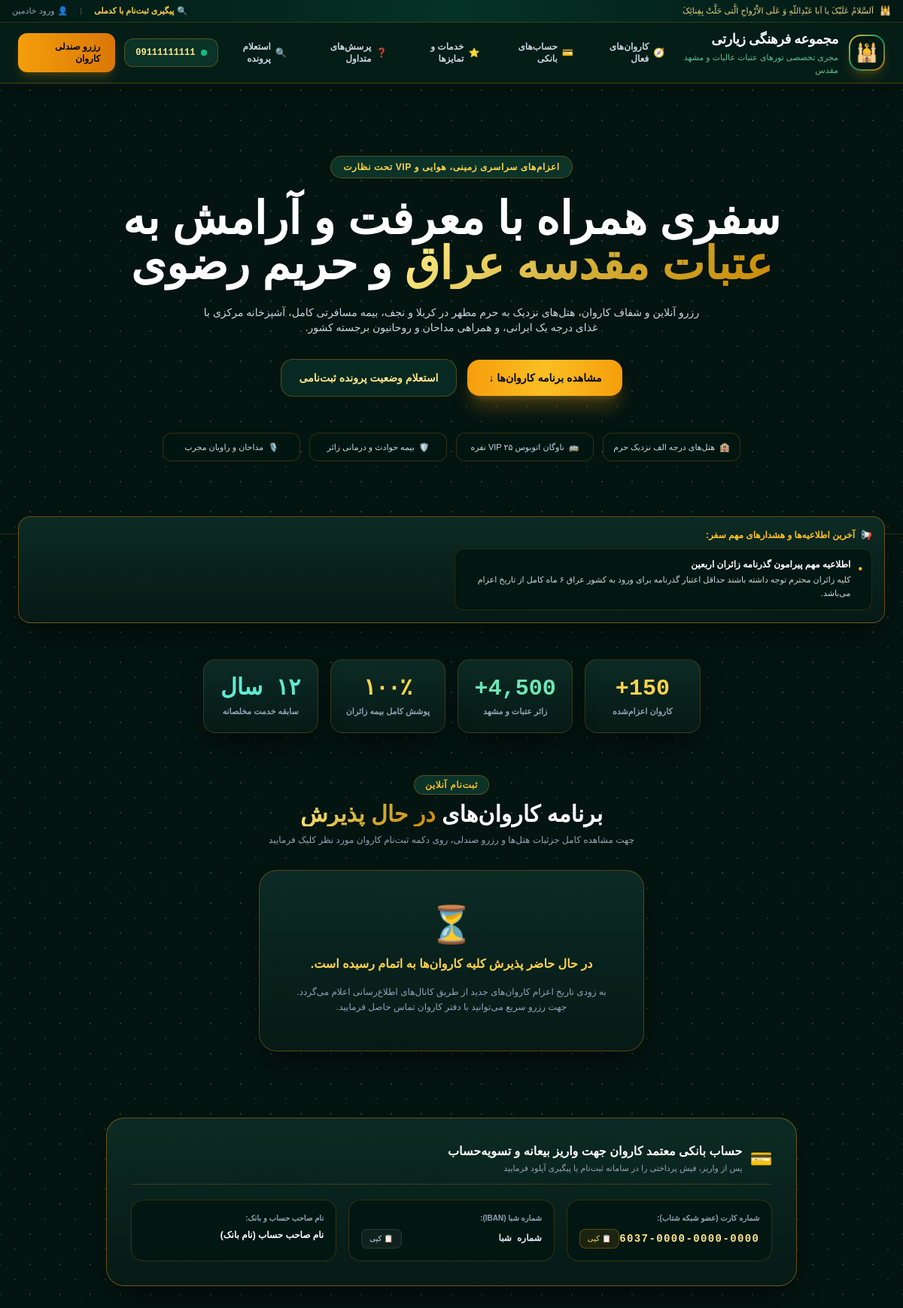
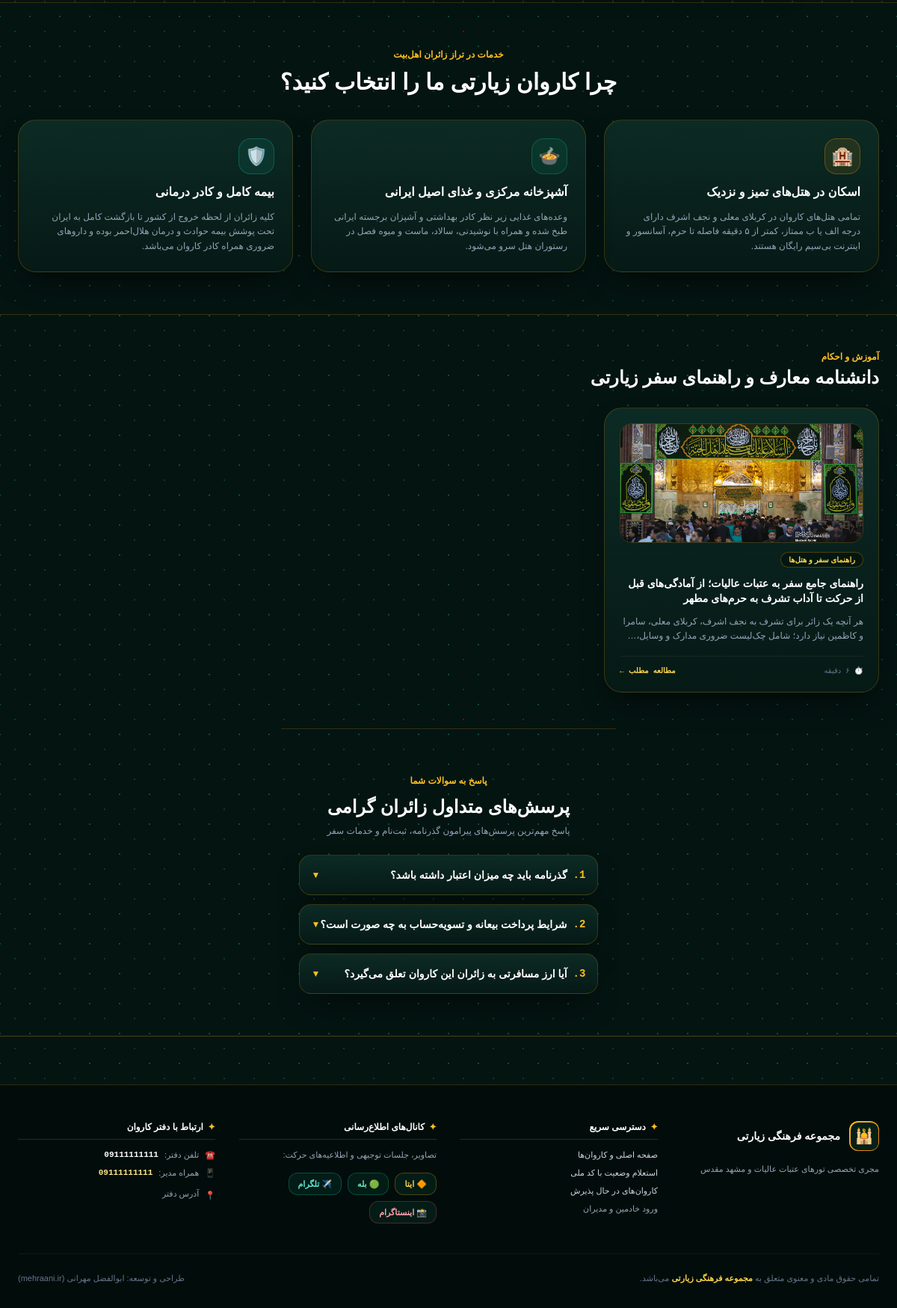
The page / on the database its author committed (2 pictures, top to bottom).
### tables this page shows
CREATE TABLE `announcements` (
  `id` int(11) NOT NULL,
  `title` varchar(255) NOT NULL,
  `content` text NOT NULL,
  `badge_type` enum('urgent','info','success') DEFAULT 'info',
  `is_active` tinyint(1) DEFAULT 1,
  `created_at` timestamp NOT NULL DEFAULT current_timestamp(),
  `status` enum('active','inactive') DEFAULT 'active'
);

CREATE TABLE `blog_posts` (
  `id` int(11) NOT NULL,
  `title` varchar(255) NOT NULL,
  `category` varchar(100) DEFAULT 'آداب زیارت',
  `slug` varchar(255) NOT NULL,
  `summary` text NOT NULL,
  `read_time` varchar(20) DEFAULT '۵ دقیقه',
  `content` longtext NOT NULL,
  `image` varchar(255) DEFAULT NULL,
  `views` int(11) DEFAULT 0,
  `status` enum('published','draft') DEFAULT 'published',
  `created_at` timestamp NOT NULL DEFAULT current_timestamp()
);

### index.php (the view, shortened to what the rows shown need)
<?php
require_once 'db.php';
$settings = get_settings($conn);
$announcements = [];
try {
    $announcements = $conn->query("SELECT * FROM announcements WHERE status = 'active' ORDER BY id DESC LIMIT 5")->fetchAll();
} catch (Exception $e) {
    try {
        $announcements = $conn->query("SELECT * FROM announcements ORDER BY id DESC LIMIT 5")->fetchAll();
    } catch (Exception $e2) {
        $announcements = [];
    }
}
$faqs_list = [];
if (!empty($settings['faqs_list'])) {
    $faqs_list = json_decode($settings['faqs_list'], true) ?: [];
}
$blog_posts = [];
try {
    $blog_posts = $conn->query("SELECT * FROM blog_posts WHERE status = 'published' ORDER BY id DESC LIMIT 3")->fetchAll();
} catch (Exception $e) {}
?>
<!DOCTYPE html>
<html lang="fa" dir="rtl" class="scroll-smooth">
<head>
    <script src="https://cdn.tailwindcss.com"></script>
    <link href="https://cdn.jsdelivr.net/gh/rastikerdar/vazirmatn@v33.003/Vazirmatn-font-face.css" rel="stylesheet">
</head>
<body class="islami-bg selection:bg-amber-500 selection:text-black min-h-screen flex flex-col">
    <section class="relative py-14 sm:py-24 px-4 overflow-hidden border-b border-amber-500/20">
        <div class="max-w-5xl mx-auto text-center space-y-6 relative z-10">
            <h1 class="text-3xl sm:text-5xl md:text-6xl font-black text-white leading-tight">
                سفری همراه با معرفت و آرامش به <br class="hidden sm:block">
                <span class="gold-gradient-text">عتبات مقدسه عراق</span> و حریم رضوی
            </h1>
        </div>
    </section>
    <?php if (!empty($announcements)): ?>
        <section class="max-w-7xl mx-auto px-4 sm:px-6 -mt-6 relative z-20">
            <div class="rogh-card rounded-2xl p-4 border border-amber-500/40 space-y-2.5">
                <div class="grid grid-cols-1 md:grid-cols-2 gap-2 text-xs">
                    <?php foreach ($announcements as $ann): ?>
                        <div class="bg-[#031712] p-3 rounded-xl border border-amber-500/15 flex items-start gap-2.5">
                            <span class="text-amber-400 text-base mt-0.5">•</span>
                            <div>
                                <strong class="text-white block font-bold"><?= safe($ann['title']) ?></strong>
                                <p class="text-[11px] text-slate-300 mt-1 leading-relaxed"><?= safe($ann['content']) ?></p>
                            </div>
                        </div>
                    <?php endforeach; ?>
                </div>
            </div>
        </section>
    <?php endif; ?>
    <main id="caravans_section" class="max-w-7xl mx-auto px-4 sm:px-6 py-14 space-y-8">
        <div class="text-center space-y-2">
            <h2 class="text-2xl sm:text-3xl font-black text-white">برنامه کاروان‌های <span class="gold-gradient-text">در حال پذیرش</span></h2>
        </div>
    </main>
    <section id="services_section" class="max-w-7xl mx-auto px-4 sm:px-6 py-14 space-y-8 border-t border-amber-500/20">
        <div class="text-center space-y-2">
            <h2 class="text-2xl sm:text-3xl font-black text-white">چرا کاروان زیارتی ما را انتخاب کنید؟</h2>
        </div>
    </section>
    <?php if (!empty($blog_posts)): ?>
        <section class="max-w-7xl mx-auto px-4 sm:px-6 py-12 border-t border-amber-500/20 space-y-6">
            <div class="flex justify-between items-end">
                <div>
                    <h2 class="text-xl sm:text-2xl font-black text-white">دانشنامه معارف و راهنمای سفر زیارتی</h2>
                </div>
            </div>
            <div class="grid grid-cols-1 md:grid-cols-3 gap-6">
                <?php foreach ($blog_posts as $bp): ?>
                    <a href="single.php?id=<?= $bp['id'] ?>" class="rogh-card rounded-3xl p-5 border border-amber-500/20 hover:border-amber-500/50 transition duration-300 flex flex-col justify-between group space-y-4">
                        <div class="space-y-3">
                            <?php if (!empty($bp['image']) && file_exists(__DIR__ . '/uploads/blog/' . $bp['image'])): ?>
                                <div class="h-40 rounded-2xl overflow-hidden border border-amber-500/20">
                                    <img src="uploads/blog/<?= safe($bp['image']) ?>" alt="<?= safe($bp['title']) ?>" class="w-full h-full object-cover group-hover:scale-105 transition duration-300">
                                </div>
                            <?php endif; ?>
                            <span class="bg-[#031712] text-amber-300 border border-amber-500/30 px-2.5 py-0.5 rounded-full text-[10px] font-bold inline-block">
                                <?= safe($bp['category'] ?? 'آداب زیارت') ?>
                            </span>
                            <h3 class="font-bold text-sm text-white group-hover:text-amber-300 transition leading-snug">
                                <?= safe($bp['title']) ?>
                            </h3>
                            <p class="text-xs text-slate-400 line-clamp-2 leading-relaxed">
                                <?= safe($bp['summary']) ?>
                            </p>
                        </div>
                        <div class="flex justify-between items-center text-[10px] text-slate-500 pt-3 border-t border-white/5 font-mono">
                            <span>⏱️ <?= safe($bp['read_time'] ?? '۵ دقیقه') ?></span>
                            <span class="text-amber-300 font-bold group-hover:underline">مطالعه مطلب &larr;</span>
                        </div>
                    </a>
                <?php endforeach; ?>
            </div>
        </section>
    <?php endif; ?>
    <?php if (!empty($faqs_list)): ?>
        <section id="faq_section" class="max-w-4xl mx-auto px-4 sm:px-6 py-14 space-y-6 border-t border-amber-500/20">
            <div class="text-center space-y-2">
                <h2 class="text-2xl font-black text-white">پرسش‌های متداول زائران گرامی</h2>
            </div>
        </section>
    <?php endif; ?>
</body>
</html>

### rows shown on the page
announcements: title "اطلاعیه مهم پیرامون گذرنامه زائران اربعین", content "کلیه زائران محترم توجه داشته باشند حداقل اعتبار گذرنامه برای ورود به کشور عراق ۶ ماه کامل از تاریخ اعزام می‌باشد."
blog_posts: image (picture), category "راهنمای سفر و هتل‌ها", title "راهنمای جامع سفر به عتبات عالیات؛ از آمادگی‌های قبل از حرکت تا آداب تشرف به حرم‌های مطهر", summary "هر آنچه یک زائر برای تشرف به نجف اشرف، کربلای معلی، سامرا و کاظمین نیاز دارد؛ شامل چک‌لیست ضروری مدارک و…", read_time "۶ دقیقه"

### other values the page prints
safe($settings['site_title'] ?? 'کاروان زیارتی محبان اهل‌بیت (ع)') "مجموعه فرهنگی زیارتی"
safe($settings['mobile_number']) "09111111111"
max(150, $total_trips + 120) "150"
max(4500, $total_pilgrims + 3500) "4,500"
safe($settings['bank_card_number']) "6037-0000-0000-0000"
safe($settings['bank_shaba_number']) "شماره شبا"
safe($settings['bank_name']) "نام بانک"
safe($faq['question']) "گذرنامه باید چه میزان اعتبار داشته باشد؟"
safe($faq['question']) "شرایط پرداخت بیعانه و تسویه‌حساب به چه صورت است؟"
safe($faq['question']) "آیا ارز مسافرتی به زائران این کاروان تعلق می‌گیرد؟"
safe($settings['phone_number']) "09111111111"
safe($settings['address']) "آدرس دفتر"
safe($settings['site_title'] ?? 'کاروان زیارتی') "مجموعه فرهنگی زیارتی"
